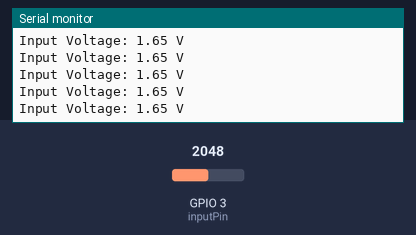
Simulated run of this sketch. Board: ESP32. On the bench: the last lines printed to the serial monitor. The test bench sets the inputs (shaded band); at power-on: GPIO 3 (inputPin) = 2048. Nothing arrives over Bluetooth unless stated; a phone connects over Bluetooth LE 3 s after start.

Above: at 2.2 s.
2.3 s: GPIO 3 (inputPin) set to 2866
At 2.32 s:
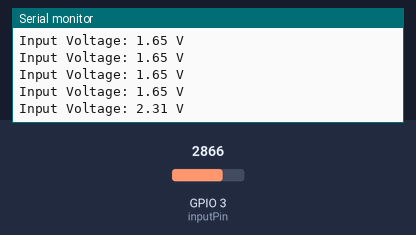
3.8 s: GPIO 3 (inputPin) set to 3603
At 3.83 s:
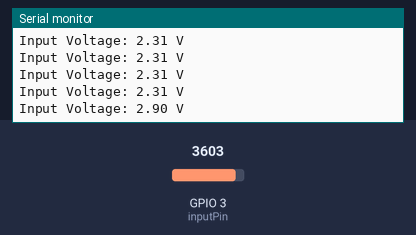
Timing chart, 0 to 6.8 s (numbered marks = the images above; inputs shaded):
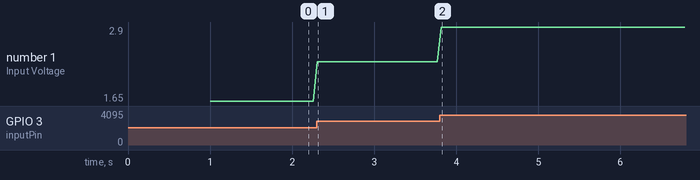

Measured:
- after the input at 2.3 s, the serial monitor: prints a new line at once (image 1)
- after the input at 3.8 s, the serial monitor: prints a new line at once (image 2)
- plotted number 1: 1.65 → 2.31 after the input at 2.3 s, 2.31 → 2.9 after the input at 3.8 s

The sketch:

ADCplusBLE.ino
```cpp
//---------------蓝牙相关----------------------
#include <BLEDevice.h>
#include <BLEUtils.h>
#include <BLEServer.h>
#define SERVICE_UUID        "4fafc201-1fb5-459e-8fcc-c5c9c331914b"
#define CHARACTERISTIC_UUID "beb5483e-36e1-4688-b7f5-ea07361b26a8"

BLEServer *pServer;
BLECharacteristic *pCharacteristic;

//#include <Wire.h>
const int inputPin = 3; // 定义输入引脚为IO3

//------------------- setup---------------------
void setup() {
  pinMode(inputPin, INPUT);
  StartMessage();   //启动消息

  delay(1000); //给芯片启动时间，然后再启动蓝牙

  // 创建蓝牙设备，名称
  BLEDevice::init("MyESP32"); //调用BLEDevice类的init()方法。::可以简单理解成调用
  // 创建蓝牙服务器
  pServer = BLEDevice::createServer();
  // 创建蓝牙服务
  BLEService *pService = pServer->createService(SERVICE_UUID);
  // 创建BLE特征
  pCharacteristic = pService->createCharacteristic(
                      CHARACTERISTIC_UUID,
                      BLECharacteristic::PROPERTY_READ |
                      BLECharacteristic::PROPERTY_WRITE |      // 添加可读可写属性
                      BLECharacteristic::PROPERTY_NOTIFY       // 添加可通知属性
                    );

  // 设置特征的初始值
  pCharacteristic->setValue("Hello World");

  // 启动服务
  pService->start(); //调用pService指向的BLEService对象的start()方法

  // 开始广告BLE服务
  BLEAdvertising *pAdvertising = pServer->getAdvertising();
  pAdvertising->start();
}

//------------------- loop---------------------
void loop() {
  int sensorValue = analogRead(inputPin);       // 读取IO3输入引脚的模拟值
  float voltage = sensorValue * (3.3 / 4095.0); // 将读取到的模拟值转换为电压值

  Serial.print("Input Voltage: ");
  Serial.print(voltage);
  Serial.println(" V");


  // 并将其写入到BLE特征中
  pCharacteristic->setValue(String(voltage).c_str());
  pCharacteristic->notify(); // 发送通知

  delay(50); // 延迟50ms
}

//------------------- 函数封装--------------------
void StartMessage()
{
  Serial.begin(115200);
  while (!Serial) {
      delay(1);
  }
  Serial.println("Hello!");
}
```
